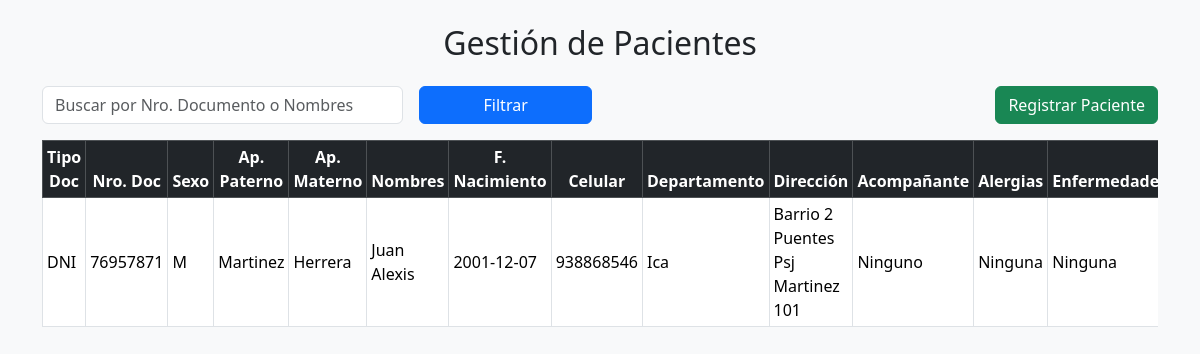
The page /pacientes (signed in) on the database its author committed.
### tables this page shows
CREATE TABLE pacientes (
        id INTEGER PRIMARY KEY AUTOINCREMENT,
        tipo_documento TEXT,
        nro_documento TEXT UNIQUE,
        sexo TEXT,
        apellido_paterno TEXT,
        apellido_materno TEXT,
        nombres TEXT,
        fecha_nacimiento TEXT,
        celular TEXT,
        departamento TEXT,
        direccion TEXT,
        acompaniante TEXT,
        alergias TEXT,
        enfermedades TEXT
    );

### app/routes.py (the view)
@main.route("/pacientes", methods=["GET", "POST"])
@login_requerido
def lista_pacientes():
    filtro = request.form.get("filtro", "")
    pacientes = obtener_pacientes(filtro)
    return render_template("pacientes.html", pacientes=pacientes, filtro=filtro)

### app/pacientes.py (called while the page is built)
def obtener_pacientes(filtro=""):
    conn = sqlite3.connect(DB)
    conn.row_factory = sqlite3.Row
    cur = conn.cursor()
    query = "SELECT * FROM pacientes"
    if filtro:
        query += " WHERE LOWER(nro_documento) LIKE LOWER(?) OR LOWER(nombres) LIKE LOWER(?)"
        cur.execute(query, (f"%{filtro}%", f"%{filtro}%"))
    else:
        cur.execute(query)
    pacientes = cur.fetchall()
    conn.close()
    return pacientes

### app/routes.py (called while the page is built)
def login_requerido(f):
    @wraps(f)
    def decorada(*args, **kwargs):
        if "usuario" not in session:
            return redirect(url_for("auth.login"))
        return f(*args, **kwargs)
    return decorada

### app/templates/pacientes.html (shortened to what this page needs)
<!doctype html>
<html lang="es">
<head>
    <link href="https://cdn.jsdelivr.net/npm/bootstrap@5.3.3/dist/css/bootstrap.min.css" rel="stylesheet">
</head>
<body class="bg-light">
    <div class="container mt-4">
        <h2 class="text-center mb-4">Gestión de Pacientes</h2>
        <form method="POST" action="{{ url_for('main.lista_pacientes') }}" class="row g-3 mb-3">
            <div class="col-md-4">
                <input type="text" name="filtro" class="form-control" placeholder="Buscar por Nro. Documento o Nombres" value="{{ filtro }}">
            </div>
            <div class="col-md-2">
                <button type="submit" class="btn btn-primary w-100">Filtrar</button>
            </div>
            <div class="col-md-6 text-end">
                <button type="button" class="btn btn-success" data-bs-toggle="modal" data-bs-target="#nuevoPaciente">
                    Registrar Paciente
                </button>
            </div>
        </form>
        <div class="table-responsive">
            <table class="table table-bordered table-hover table-sm align-middle">
                <thead class="table-dark text-center">
                    <tr>
                        <th>Tipo Doc</th>
                        <th>Nro. Doc</th>
                        <th>Sexo</th>
                        <th>Ap. Paterno</th>
                        <th>Ap. Materno</th>
                        <th>Nombres</th>
                        <th>F. Nacimiento</th>
                        <th>Celular</th>
                        <th>Departamento</th>
                        <th>Dirección</th>
                        <th>Acompañante</th>
                        <th>Alergias</th>
                        <th>Enfermedades</th>
                    </tr>
                </thead>
                <tbody>
                    {% for p in pacientes %}
                    <tr>
                        <td>{{ p.tipo_documento }}</td>
                        <td>{{ p.nro_documento }}</td>
                        <td>{{ p.sexo }}</td>
                        <td>{{ p.apellido_paterno }}</td>
                        <td>{{ p.apellido_materno }}</td>
                        <td>{{ p.nombres }}</td>
                        <td>{{ p.fecha_nacimiento }}</td>
                        <td>{{ p.celular }}</td>
                        <td>{{ p.departamento }}</td>
                        <td>{{ p.direccion }}</td>
                        <td>{{ p.acompaniante }}</td>
                        <td>{{ p.alergias }}</td>
                        <td>{{ p.enfermedades }}</td>
                    </tr>
                    {% endfor %}
                </tbody>
            </table>
        </div>
    </div>
</body>
</html>

### rows shown on the page
pacientes: tipo_documento "DNI", nro_documento "76957871", sexo "M", apellido_paterno "Martinez", apellido_materno "Herrera", nombres "Juan Alexis", fecha_nacimiento "2001-12-07", celular "938868546", departamento "Ica", direccion "Barrio 2 Puentes Psj Martinez 101", acompaniante "Ninguno", alergias "Ninguna", enfermedades "Ninguna"
